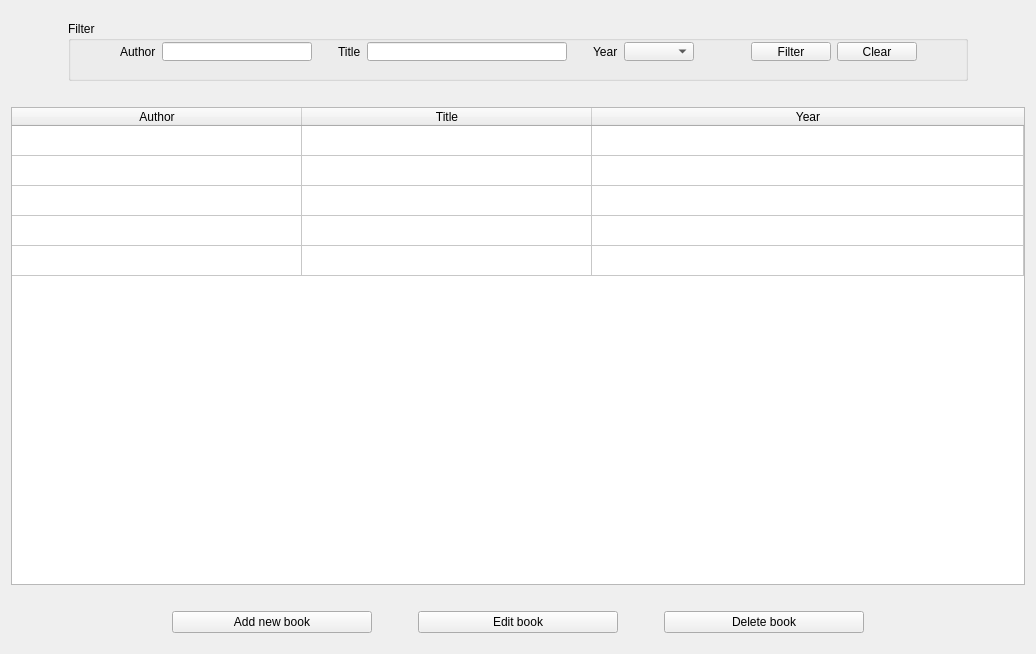
<?xml version="1.0" encoding="UTF-8"?>
<ui version="4.0">
 <class>Library</class>
 <widget class="QWidget" name="Library">
  <property name="geometry">
   <rect>
    <x>0</x>
    <y>0</y>
    <width>1036</width>
    <height>654</height>
   </rect>
  </property>
  <property name="windowTitle">
   <string>Library</string>
  </property>
  <layout class="QVBoxLayout" name="verticalLayout">
   <item>
    <layout class="QHBoxLayout" name="horizontalLayout_3">
     <property name="topMargin">
      <number>10</number>
     </property>
     <property name="bottomMargin">
      <number>10</number>
     </property>
     <item>
      <widget class="QGroupBox" name="groupBox">
       <property name="sizePolicy">
        <sizepolicy hsizetype="Fixed" vsizetype="Preferred">
         <horstretch>0</horstretch>
         <verstretch>0</verstretch>
        </sizepolicy>
       </property>
       <property name="minimumSize">
        <size>
         <width>900</width>
         <height>60</height>
        </size>
       </property>
       <property name="title">
        <string>Filter</string>
       </property>
       <widget class="QWidget" name="horizontalLayoutWidget_4">
        <property name="geometry">
         <rect>
          <x>10</x>
          <y>10</y>
          <width>881</width>
          <height>41</height>
         </rect>
        </property>
        <layout class="QHBoxLayout" name="horizontalLayout_4">
         <item>
          <spacer name="horizontalSpacer">
           <property name="orientation">
            <enum>Qt::Horizontal</enum>
           </property>
           <property name="sizeHint" stdset="0">
            <size>
             <width>40</width>
             <height>20</height>
            </size>
           </property>
          </spacer>
         </item>
         <item>
          <widget class="QLabel" name="label_4">
           <property name="text">
            <string>Author</string>
           </property>
          </widget>
         </item>
         <item>
          <widget class="QLineEdit" name="authorLineEdit">
           <property name="sizePolicy">
            <sizepolicy hsizetype="Expanding" vsizetype="Fixed">
             <horstretch>0</horstretch>
             <verstretch>0</verstretch>
            </sizepolicy>
           </property>
           <property name="minimumSize">
            <size>
             <width>150</width>
             <height>0</height>
            </size>
           </property>
          </widget>
         </item>
         <item>
          <spacer name="horizontalSpacer_2">
           <property name="orientation">
            <enum>Qt::Horizontal</enum>
           </property>
           <property name="sizeType">
            <enum>QSizePolicy::Fixed</enum>
           </property>
           <property name="sizeHint" stdset="0">
            <size>
             <width>20</width>
             <height>20</height>
            </size>
           </property>
          </spacer>
         </item>
         <item>
          <widget class="QLabel" name="label_6">
           <property name="text">
            <string>Title</string>
           </property>
          </widget>
         </item>
         <item>
          <widget class="QLineEdit" name="titleLineEdit">
           <property name="sizePolicy">
            <sizepolicy hsizetype="Expanding" vsizetype="Fixed">
             <horstretch>0</horstretch>
             <verstretch>0</verstretch>
            </sizepolicy>
           </property>
           <property name="minimumSize">
            <size>
             <width>200</width>
             <height>0</height>
            </size>
           </property>
          </widget>
         </item>
         <item>
          <spacer name="horizontalSpacer_4">
           <property name="orientation">
            <enum>Qt::Horizontal</enum>
           </property>
           <property name="sizeType">
            <enum>QSizePolicy::Fixed</enum>
           </property>
           <property name="sizeHint" stdset="0">
            <size>
             <width>20</width>
             <height>20</height>
            </size>
           </property>
          </spacer>
         </item>
         <item>
          <widget class="QLabel" name="label_5">
           <property name="text">
            <string>Year</string>
           </property>
          </widget>
         </item>
         <item>
          <widget class="QComboBox" name="yearComboBox">
           <property name="minimumSize">
            <size>
             <width>70</width>
             <height>0</height>
            </size>
           </property>
          </widget>
         </item>
         <item>
          <spacer name="horizontalSpacer_5">
           <property name="orientation">
            <enum>Qt::Horizontal</enum>
           </property>
           <property name="sizeHint" stdset="0">
            <size>
             <width>60</width>
             <height>20</height>
            </size>
           </property>
          </spacer>
         </item>
         <item>
          <widget class="QPushButton" name="filterButton">
           <property name="text">
            <string>Filter</string>
           </property>
          </widget>
         </item>
         <item>
          <widget class="QPushButton" name="clearButton">
           <property name="text">
            <string>Clear</string>
           </property>
          </widget>
         </item>
         <item>
          <spacer name="horizontalSpacer_3">
           <property name="orientation">
            <enum>Qt::Horizontal</enum>
           </property>
           <property name="sizeHint" stdset="0">
            <size>
             <width>40</width>
             <height>20</height>
            </size>
           </property>
          </spacer>
         </item>
        </layout>
       </widget>
      </widget>
     </item>
    </layout>
   </item>
   <item>
    <layout class="QHBoxLayout" name="horizontalLayout_2">
     <property name="topMargin">
      <number>10</number>
     </property>
     <property name="bottomMargin">
      <number>10</number>
     </property>
     <item>
      <widget class="QTableWidget" name="bookTable">
       <property name="frameShape">
        <enum>QFrame::StyledPanel</enum>
       </property>
       <property name="frameShadow">
        <enum>QFrame::Sunken</enum>
       </property>
       <property name="lineWidth">
        <number>1</number>
       </property>
       <property name="sizeAdjustPolicy">
        <enum>QAbstractScrollArea::AdjustToContentsOnFirstShow</enum>
       </property>
       <property name="verticalScrollMode">
        <enum>QAbstractItemView::ScrollPerItem</enum>
       </property>
       <property name="sortingEnabled">
        <bool>true</bool>
       </property>
       <property name="rowCount">
        <number>5</number>
       </property>
       <property name="columnCount">
        <number>3</number>
       </property>
       <attribute name="horizontalHeaderCascadingSectionResizes">
        <bool>true</bool>
       </attribute>
       <attribute name="horizontalHeaderDefaultSectionSize">
        <number>290</number>
       </attribute>
       <attribute name="horizontalHeaderMinimumSectionSize">
        <number>50</number>
       </attribute>
       <attribute name="horizontalHeaderShowSortIndicator" stdset="0">
        <bool>true</bool>
       </attribute>
       <attribute name="horizontalHeaderStretchLastSection">
        <bool>true</bool>
       </attribute>
       <attribute name="verticalHeaderVisible">
        <bool>false</bool>
       </attribute>
       <attribute name="verticalHeaderHighlightSections">
        <bool>false</bool>
       </attribute>
       <row/>
       <row/>
       <row/>
       <row/>
       <row/>
       <column>
        <property name="text">
         <string>Author</string>
        </property>
       </column>
       <column>
        <property name="text">
         <string>Title</string>
        </property>
       </column>
       <column>
        <property name="text">
         <string>Year</string>
        </property>
       </column>
      </widget>
     </item>
    </layout>
   </item>
   <item>
    <layout class="QHBoxLayout" name="Add_edit">
     <property name="topMargin">
      <number>10</number>
     </property>
     <property name="bottomMargin">
      <number>10</number>
     </property>
     <item>
      <spacer name="horizontalSpacer_14">
       <property name="orientation">
        <enum>Qt::Horizontal</enum>
       </property>
       <property name="sizeHint" stdset="0">
        <size>
         <width>40</width>
         <height>20</height>
        </size>
       </property>
      </spacer>
     </item>
     <item>
      <widget class="QPushButton" name="addButton">
       <property name="sizePolicy">
        <sizepolicy hsizetype="Fixed" vsizetype="Fixed">
         <horstretch>0</horstretch>
         <verstretch>0</verstretch>
        </sizepolicy>
       </property>
       <property name="minimumSize">
        <size>
         <width>200</width>
         <height>0</height>
        </size>
       </property>
       <property name="text">
        <string>Add new book</string>
       </property>
      </widget>
     </item>
     <item>
      <spacer name="horizontalSpacer_15">
       <property name="orientation">
        <enum>Qt::Horizontal</enum>
       </property>
       <property name="sizeType">
        <enum>QSizePolicy::Fixed</enum>
       </property>
       <property name="sizeHint" stdset="0">
        <size>
         <width>40</width>
         <height>20</height>
        </size>
       </property>
      </spacer>
     </item>
     <item>
      <widget class="QPushButton" name="editButton">
       <property name="sizePolicy">
        <sizepolicy hsizetype="Fixed" vsizetype="Fixed">
         <horstretch>0</horstretch>
         <verstretch>0</verstretch>
        </sizepolicy>
       </property>
       <property name="minimumSize">
        <size>
         <width>200</width>
         <height>0</height>
        </size>
       </property>
       <property name="text">
        <string>Edit book</string>
       </property>
      </widget>
     </item>
     <item>
      <spacer name="horizontalSpacer_16">
       <property name="orientation">
        <enum>Qt::Horizontal</enum>
       </property>
       <property name="sizeType">
        <enum>QSizePolicy::Fixed</enum>
       </property>
       <property name="sizeHint" stdset="0">
        <size>
         <width>40</width>
         <height>20</height>
        </size>
       </property>
      </spacer>
     </item>
     <item>
      <widget class="QPushButton" name="deleteButton">
       <property name="sizePolicy">
        <sizepolicy hsizetype="Fixed" vsizetype="Fixed">
         <horstretch>0</horstretch>
         <verstretch>0</verstretch>
        </sizepolicy>
       </property>
       <property name="minimumSize">
        <size>
         <width>200</width>
         <height>0</height>
        </size>
       </property>
       <property name="text">
        <string>Delete book</string>
       </property>
      </widget>
     </item>
     <item>
      <spacer name="horizontalSpacer_17">
       <property name="orientation">
        <enum>Qt::Horizontal</enum>
       </property>
       <property name="sizeHint" stdset="0">
        <size>
         <width>40</width>
         <height>20</height>
        </size>
       </property>
      </spacer>
     </item>
    </layout>
   </item>
  </layout>
 </widget>
 <layoutdefault spacing="6" margin="11"/>
 <resources/>
 <connections/>
</ui>
